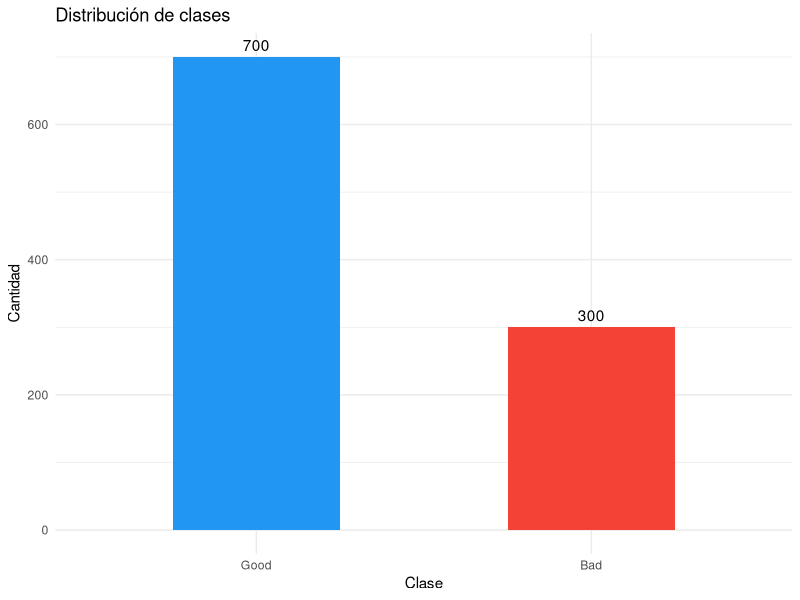
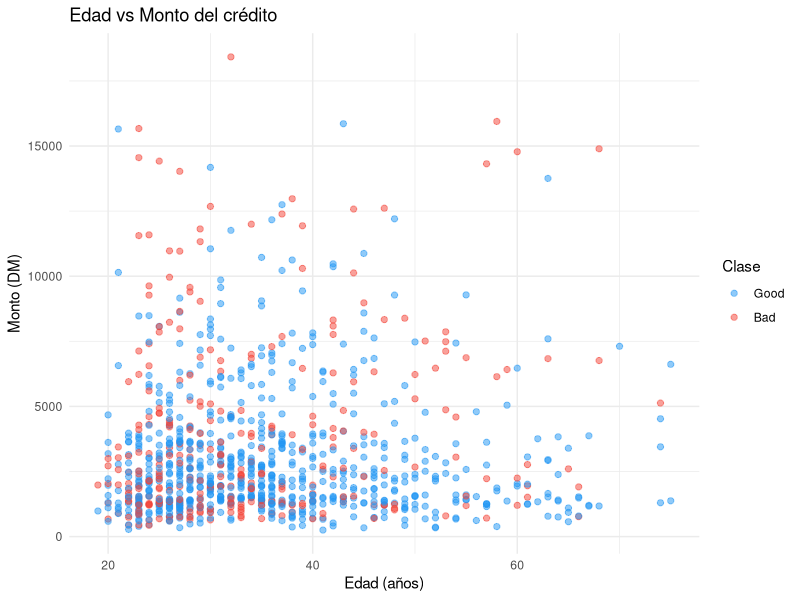
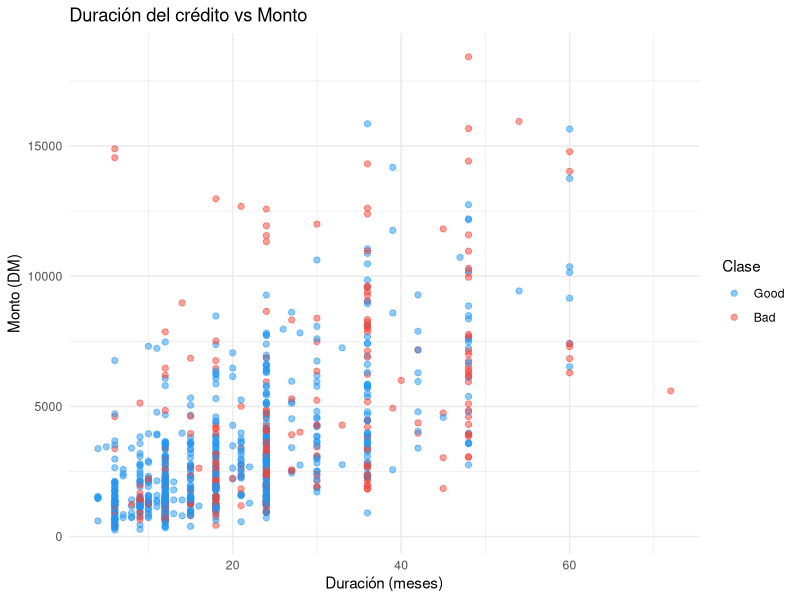
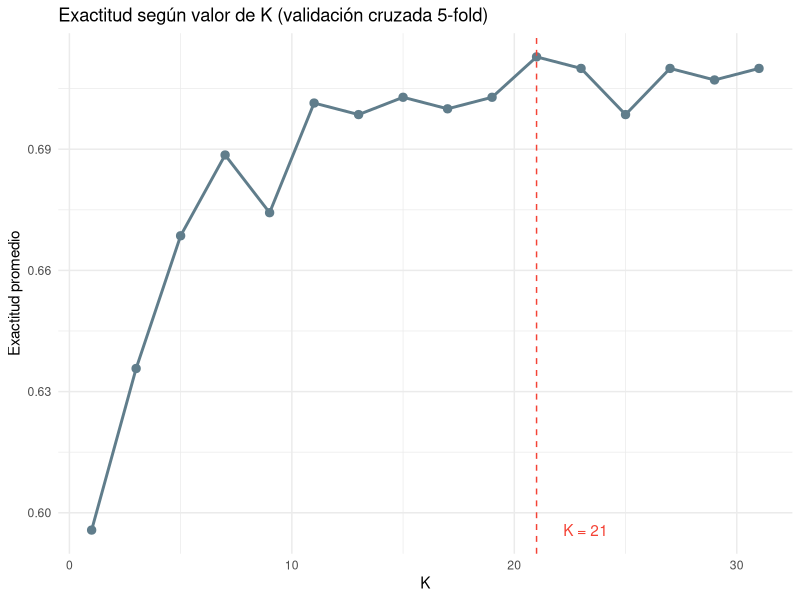

The R script that drew these images, in order:
## ---- chunk 1
knitr::opts_chunk$set(
  echo    = TRUE,
  message = FALSE,
  warning = FALSE,
  fig.align = "center",
  fig.width = 8,
  fig.height = 5
)
## ---- chunk 2
library(caret)      # KNN, preprocesamiento, evaluación
library(ggplot2)    # Visualizaciones
library(dplyr)      # Manipulación de datos
library(tidyr)      # Transformación de datos
## ---- chunk 3
data("GermanCredit", package = "caret")

# Vista general
glimpse(GermanCredit)
## ---- chunk 4
datos <- GermanCredit %>%
  select(Age, Amount, Duration, Class) %>%
  mutate(Class = factor(Class, levels = c("Good", "Bad")))

# Distribución de clases
table(datos$Class)
## ---- chunk 5
datos %>%
  count(Class) %>%
  ggplot(aes(x = Class, y = n, fill = Class)) +
  geom_col(width = 0.5) +
  geom_text(aes(label = n), vjust = -0.5) +
  scale_fill_manual(values = c("Good" = "#2196F3", "Bad" = "#F44336")) +
  labs(title = "Distribución de clases", x = "Clase", y = "Cantidad") +
  theme_minimal() +
  theme(legend.position = "none")
## ---- chunk 6
ggplot(datos, aes(x = Age, y = Amount, color = Class)) +
  geom_point(alpha = 0.5, size = 1.8) +
  scale_color_manual(values = c("Good" = "#2196F3", "Bad" = "#F44336")) +
  labs(
    title = "Edad vs Monto del crédito",
    x = "Edad (años)",
    y = "Monto (DM)",
    color = "Clase"
  ) +
  theme_minimal()
## ---- chunk 7
ggplot(datos, aes(x = Duration, y = Amount, color = Class)) +
  geom_point(alpha = 0.5, size = 1.8) +
  scale_color_manual(values = c("Good" = "#2196F3", "Bad" = "#F44336")) +
  labs(
    title = "Duración del crédito vs Monto",
    x = "Duración (meses)",
    y = "Monto (DM)",
    color = "Clase"
  ) +
  theme_minimal()
## ---- chunk 8
datos %>%
  select(-Class) %>%
  summarise(across(everything(), list(min = min, max = max, media = mean))) %>%
  pivot_longer(everything(), names_to = c("variable", "stat"), names_sep = "_") %>%
  pivot_wider(names_from = stat, values_from = value)
## ---- chunk 9
preproc <- preProcess(
  datos %>% select(-Class),
  method = "range"
)

datos_escalados <- predict(preproc, datos %>% select(-Class))
datos_escalados$Class <- datos$Class

# Verificar el rango resultante
summary(datos_escalados %>% select(-Class))
## ---- chunk 10
set.seed(42)

indice <- createDataPartition(datos_escalados$Class, p = 0.7, list = FALSE)

entrenamiento <- datos_escalados[indice, ]
prueba        <- datos_escalados[-indice, ]

cat("Entrenamiento:", nrow(entrenamiento), "instancias\n")
cat("Prueba:       ", nrow(prueba), "instancias\n")
## ---- chunk 11
# Verificar que la proporción se preservó
prop.table(table(entrenamiento$Class))
prop.table(table(prueba$Class))
## ---- chunk 12
set.seed(42)

control <- trainControl(method = "none")

modelo_k5 <- train(
  Class ~ .,
  data      = entrenamiento,
  method    = "knn",
  trControl = control,
  tuneGrid  = data.frame(k = 5)
)

modelo_k5
## ---- chunk 13
predicciones <- predict(modelo_k5, newdata = prueba)

head(data.frame(
  Real      = prueba$Class,
  Predicho  = predicciones
), 10)
## ---- chunk 14
conf_mat <- confusionMatrix(
  data      = predicciones,
  reference = prueba$Class,
  positive  = "Bad"
)

conf_mat
## ---- chunk 15
metricas <- data.frame(
  Métrica   = c("Exactitud", "Precisión", "Recall (Sensibilidad)", "F1-Score", "Especificidad"),
  Valor     = c(
    conf_mat$overall["Accuracy"],
    conf_mat$byClass["Precision"],
    conf_mat$byClass["Sensitivity"],
    conf_mat$byClass["F1"],
    conf_mat$byClass["Specificity"]
  )
)

metricas$Valor <- round(metricas$Valor, 3)
metricas
## ---- chunk 16
set.seed(42)

valores_k <- seq(1, 31, by = 2)  # Solo impares

resultados_k <- lapply(valores_k, function(k) {
  mod <- train(
    Class ~ .,
    data      = entrenamiento,
    method    = "knn",
    trControl = trainControl(method = "cv", number = 5),
    tuneGrid  = data.frame(k = k)
  )
  data.frame(
    k         = k,
    Exactitud = max(mod$results$Accuracy)
  )
})

resultados_k <- bind_rows(resultados_k)
resultados_k
## ---- chunk 17
mejor_k <- resultados_k$k[which.max(resultados_k$Exactitud)]

ggplot(resultados_k, aes(x = k, y = Exactitud)) +
  geom_line(color = "#607D8B", linewidth = 1) +
  geom_point(size = 2.5, color = "#607D8B") +
  geom_vline(xintercept = mejor_k, linetype = "dashed", color = "#F44336") +
  annotate("text", x = mejor_k + 1.2, y = min(resultados_k$Exactitud),
           label = paste("K =", mejor_k), color = "#F44336", hjust = 0) +
  labs(
    title = "Exactitud según valor de K (validación cruzada 5-fold)",
    x = "K",
    y = "Exactitud promedio"
  ) +
  theme_minimal()
## ---- chunk 18
set.seed(42)

modelo_final <- train(
  Class ~ .,
  data      = entrenamiento,
  method    = "knn",
  trControl = trainControl(method = "none"),
  tuneGrid  = data.frame(k = mejor_k)
)

predicciones_final <- predict(modelo_final, newdata = prueba)

conf_final <- confusionMatrix(
  data      = predicciones_final,
  reference = prueba$Class,
  positive  = "Bad"
)

conf_final
## ---- chunk 19
data.frame(
  Modelo      = c(paste("K =", 5), paste("K =", mejor_k)),
  Exactitud   = c(
    round(conf_mat$overall["Accuracy"], 3),
    round(conf_final$overall["Accuracy"], 3)
  ),
  Recall_Bad  = c(
    round(conf_mat$byClass["Sensitivity"], 3),
    round(conf_final$byClass["Sensitivity"], 3)
  ),
  F1_Bad      = c(
    round(conf_mat$byClass["F1"], 3),
    round(conf_final$byClass["F1"], 3)
  )
)
## ---- chunk 20
nuevo_cliente <- data.frame(
  Age      = 35,
  Amount   = 5000,
  Duration = 24
)

# Escalar con el mismo preprocesador
nuevo_escalado <- predict(preproc, nuevo_cliente)

# Predecir clase y probabilidad
clase_predicha <- predict(modelo_final, newdata = nuevo_escalado)
probabilidad   <- predict(modelo_final, newdata = nuevo_escalado, type = "prob")

cat("Clase predicha:", as.character(clase_predicha), "\n")
cat("Probabilidad Good:", round(probabilidad$Good, 3), "\n")
cat("Probabilidad Bad: ", round(probabilidad$Bad, 3),  "\n")
